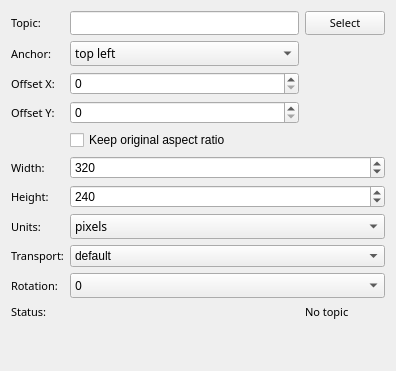
<?xml version="1.0" encoding="UTF-8"?>
<ui version="4.0">
 <class>image_config</class>
 <widget class="QWidget" name="image_config">
  <property name="geometry">
   <rect>
    <x>0</x>
    <y>0</y>
    <width>396</width>
    <height>371</height>
   </rect>
  </property>
  <property name="windowTitle">
   <string>Form</string>
  </property>
  <property name="styleSheet">
   <string notr="true"/>
  </property>
  <layout class="QGridLayout" name="gridLayout">
   <item row="0" column="0">
    <widget class="QLabel" name="label">
     <property name="font">
      <font>
       <family>Sans Serif</family>
       <pointsize>8</pointsize>
      </font>
     </property>
     <property name="text">
      <string>Topic:</string>
     </property>
    </widget>
   </item>
   <item row="8" column="1" rowspan="2" colspan="2">
    <widget class="QComboBox" name="transport_combo_box">
     <property name="maximumSize">
      <size>
       <width>16777215</width>
       <height>25</height>
      </size>
     </property>
     <item>
      <property name="text">
       <string>default</string>
      </property>
     </item>
    </widget>
   </item>
   <item row="1" column="0">
    <widget class="QLabel" name="label_3">
     <property name="font">
      <font>
       <family>Sans Serif</family>
       <pointsize>8</pointsize>
      </font>
     </property>
     <property name="text">
      <string>Anchor:</string>
     </property>
    </widget>
   </item>
   <item row="4" column="1" colspan="2">
    <widget class="QCheckBox" name="keep_ratio">
     <property name="text">
      <string>Keep original aspect ratio</string>
     </property>
    </widget>
   </item>
   <item row="7" column="0">
    <widget class="QLabel" name="label_8">
     <property name="font">
      <font>
       <family>Sans Serif</family>
       <pointsize>8</pointsize>
      </font>
     </property>
     <property name="text">
      <string>Units:</string>
     </property>
    </widget>
   </item>
   <item row="6" column="0">
    <widget class="QLabel" name="label_7">
     <property name="font">
      <font>
       <family>Sans Serif</family>
       <pointsize>8</pointsize>
      </font>
     </property>
     <property name="text">
      <string>Height:</string>
     </property>
    </widget>
   </item>
   <item row="7" column="1" colspan="2">
    <widget class="QComboBox" name="units">
     <property name="maximumSize">
      <size>
       <width>16777213</width>
       <height>25</height>
      </size>
     </property>
     <property name="font">
      <font>
       <family>Sans Serif</family>
       <pointsize>9</pointsize>
      </font>
     </property>
     <item>
      <property name="text">
       <string>pixels</string>
      </property>
     </item>
     <item>
      <property name="text">
       <string>percent</string>
      </property>
     </item>
    </widget>
   </item>
   <item row="8" column="0" rowspan="2">
    <widget class="QLabel" name="label_9">
     <property name="font">
      <font>
       <family>Sans Serif</family>
       <pointsize>8</pointsize>
      </font>
     </property>
     <property name="text">
      <string>Transport:</string>
     </property>
    </widget>
   </item>
   <item row="10" column="0">
    <widget class="QLabel" name="label_10">
     <property name="font">
      <font>
       <family>Sans Serif</family>
       <pointsize>8</pointsize>
      </font>
     </property>
     <property name="text">
      <string>Rotation:</string>
     </property>
    </widget>
   </item>
   <item row="10" column="1" colspan="2">
    <widget class="QComboBox" name="rotation">
     <property name="maximumSize">
      <size>
       <width>16777215</width>
       <height>25</height>
      </size>
     </property>
     <property name="font">
      <font>
       <family>Sans Serif</family>
       <pointsize>9</pointsize>
      </font>
     </property>
     <item>
      <property name="text">
       <string>0</string>
      </property>
     </item>
     <item>
      <property name="text">
       <string>90</string>
      </property>
     </item>
     <item>
      <property name="text">
       <string>180</string>
      </property>
     </item>
     <item>
      <property name="text">
       <string>270</string>
      </property>
     </item>
    </widget>
   </item>
   <item row="11" column="0">
    <widget class="QLabel" name="label_2">
     <property name="font">
      <font>
       <family>Sans Serif</family>
       <pointsize>8</pointsize>
      </font>
     </property>
     <property name="text">
      <string>Status:</string>
     </property>
    </widget>
   </item>
   <item row="5" column="0">
    <widget class="QLabel" name="label_6">
     <property name="font">
      <font>
       <family>Sans Serif</family>
       <pointsize>8</pointsize>
      </font>
     </property>
     <property name="text">
      <string>Width:</string>
     </property>
    </widget>
   </item>
   <item row="11" column="2">
    <widget class="QLabel" name="status">
     <property name="font">
      <font>
       <family>Sans Serif</family>
       <pointsize>8</pointsize>
      </font>
     </property>
     <property name="styleSheet">
      <string notr="true"/>
     </property>
     <property name="text">
      <string>No topic</string>
     </property>
     <property name="wordWrap">
      <bool>true</bool>
     </property>
    </widget>
   </item>
   <item row="3" column="0">
    <widget class="QLabel" name="label_5">
     <property name="font">
      <font>
       <family>Sans Serif</family>
       <pointsize>8</pointsize>
      </font>
     </property>
     <property name="text">
      <string>Offset Y:</string>
     </property>
    </widget>
   </item>
   <item row="2" column="0">
    <widget class="QLabel" name="label_4">
     <property name="font">
      <font>
       <family>Sans Serif</family>
       <pointsize>8</pointsize>
      </font>
     </property>
     <property name="text">
      <string>Offset X:</string>
     </property>
    </widget>
   </item>
   <item row="12" column="1">
    <spacer name="verticalSpacer">
     <property name="orientation">
      <enum>Qt::Vertical</enum>
     </property>
     <property name="sizeHint" stdset="0">
      <size>
       <width>20</width>
       <height>40</height>
      </size>
     </property>
    </spacer>
   </item>
   <item row="3" column="1">
    <widget class="QSpinBox" name="offsety">
     <property name="maximum">
      <number>2000</number>
     </property>
    </widget>
   </item>
   <item row="2" column="1">
    <widget class="QSpinBox" name="offsetx">
     <property name="maximum">
      <number>2000</number>
     </property>
    </widget>
   </item>
   <item row="1" column="1">
    <widget class="QComboBox" name="anchor">
     <property name="maximumSize">
      <size>
       <width>16777215</width>
       <height>25</height>
      </size>
     </property>
     <property name="font">
      <font>
       <family>Sans Serif</family>
       <pointsize>9</pointsize>
      </font>
     </property>
     <item>
      <property name="text">
       <string>top left</string>
      </property>
     </item>
     <item>
      <property name="text">
       <string>top center</string>
      </property>
     </item>
     <item>
      <property name="text">
       <string>top right</string>
      </property>
     </item>
     <item>
      <property name="text">
       <string>center left</string>
      </property>
     </item>
     <item>
      <property name="text">
       <string>center</string>
      </property>
     </item>
     <item>
      <property name="text">
       <string>center right</string>
      </property>
     </item>
     <item>
      <property name="text">
       <string>bottom left</string>
      </property>
     </item>
     <item>
      <property name="text">
       <string>bottom center</string>
      </property>
     </item>
     <item>
      <property name="text">
       <string>bottom right</string>
      </property>
     </item>
    </widget>
   </item>
   <item row="0" column="1">
    <widget class="QLineEdit" name="topic">
     <property name="font">
      <font>
       <family>Sans Serif</family>
       <pointsize>8</pointsize>
      </font>
     </property>
    </widget>
   </item>
   <item row="0" column="2">
    <widget class="QPushButton" name="selecttopic">
        <property name="sizePolicy">
         <sizepolicy hsizetype="Fixed" vsizetype="Fixed">
          <horstretch>0</horstretch>
          <verstretch>0</verstretch>
         </sizepolicy>
        </property>
     <property name="font">
      <font>
       <family>Sans Serif</family>
       <pointsize>8</pointsize>
      </font>
     </property>
     <property name="styleSheet">
      <string notr="true"/>
     </property>
     <property name="text">
      <string>Select</string>
     </property>
    </widget>
   </item>
   <item row="5" column="1" colspan="2">
    <widget class="QDoubleSpinBox" name="width">
     <property name="decimals">
      <number>0</number>
     </property>
     <property name="minimum">
      <double>1.000000000000000</double>
     </property>
     <property name="maximum">
      <double>10000.000000000000000</double>
     </property>
     <property name="value">
      <double>320.000000000000000</double>
     </property>
    </widget>
   </item>
   <item row="6" column="1" colspan="2">
    <widget class="QDoubleSpinBox" name="height">
     <property name="decimals">
      <number>0</number>
     </property>
     <property name="minimum">
      <double>1.000000000000000</double>
     </property>
     <property name="maximum">
      <double>10000.000000000000000</double>
     </property>
     <property name="value">
      <double>240.000000000000000</double>
     </property>
    </widget>
   </item>
  </layout>
 </widget>
 <resources/>
 <connections/>
 <slots>
  <slot>SelectColor()</slot>
  <slot>SelectTopic()</slot>
  <slot>TopicEdited()</slot>
  <slot>PositionToleranceChanged(double)</slot>
  <slot>AngleToleranceChanged(double)</slot>
 </slots>
</ui>
